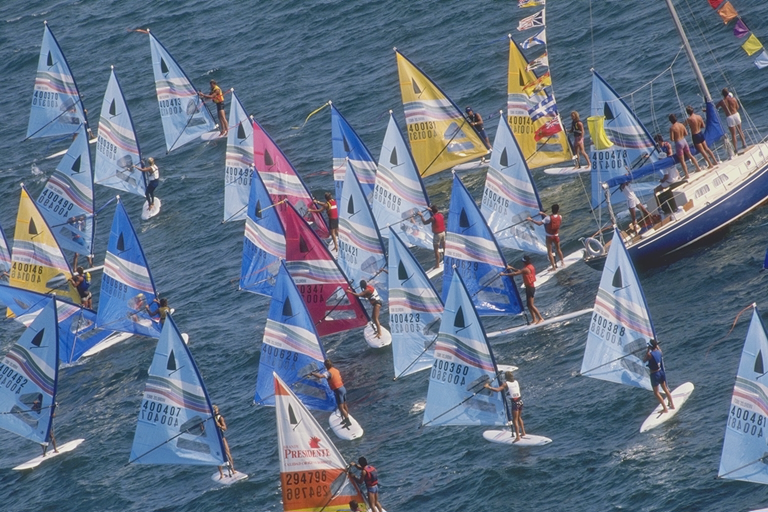
%> input picture IVC_labs_starting_point/data/images/sail.tif, 768 x 512 px
$ octave main.m   (GNU Octave 9; MATLAB toolbox functions it lacks are replaced by stand-ins)
%> lines starting %> are read from the running program, lines starting %| are printed output that depends on the picture
### IVC_labs_starting_point/encode.m
%--------------------------------------------------------------
%
%
%
%           %%%    %%%       %%%      %%%%%%%%
%           %%%    %%%      %%%     %%%%%%%%%
%           %%%    %%%     %%%    %%%%
%           %%%    %%%    %%%    %%%
%           %%%    %%%   %%%    %%%
%           %%%    %%%  %%%    %%%
%           %%%    %%% %%%    %%%
%           %%%    %%%%%%    %%%
%           %%%    %%%%%     %%%
%           %%%    %%%%       %%%%%%%%%%%%
%           %%%    %%%          %%%%%%%%%   ENCODE.M
%
%
% organises the encoding process of the image
%
% input:        number of actual ParameterSet to use
%
% returnvalue:  success          - 0: some error occured
%                                - 1: bitstream written
%
% Course:       Image and Video Compression
%               Prof. Eckehard Steinbach
%
% Author:       Dipl.-Ing. Ingo Bauermann
%               02.01.2003 (created)
%               15.03.2004 (easier structure implemented)
%
%-----------------------------------------------------------------------------------

function [ success ] = encode( akSet )
%> called with akSet = 1

load data/config.mat            % load offline parameters

input_image_filename       = ParameterStruct( akSet ).input_image_filename;        % get filename for actual image (frame) to be compressed
intermediate_resolution    = ParameterStruct( akSet ).intermediate_resolution;     % get resolution of the compressed representation
intermediate_colorformat   = ParameterStruct( akSet ).intermediate_colorformat;    % get colorformat of the compressed representation
compression_type           = ParameterStruct( akSet ).compression_type;            % compression scheme to use
output_stream_filename     = ParameterStruct( akSet ).output_stream_filename;      % filename of the compressed representation
verb                       = ParameterStruct( akSet ).verbose;                     % show debugging information or not
reserved1                  = ParameterStruct( akSet ).reserved1;                   % reserved
reserved2                  = ParameterStruct( akSet ).reserved2;                   % reserved

path(path,'encoder')            % make the encoder-functions visible to matlab
path(path,'decoder')            % make the encoder-functions visible to matlab
path(path,'analysis')           % make the encoder-functions visible to matlab

%---------------------------------
% read image
%---------------------------------

if( verb ) fprintf('\n\n-----------------------------------\n- ENCODING\n\nReading image...\n'); end;          % show message if verbose mode is on
ORIGINAL_image = double( imread( input_image_filename ) ) / 256;                   % read the image (scale 0..1)
[ height width dimensions ] = size( ORIGINAL_image );                             % get image dimensions (visible throughout this function)

if( dimensions == 1 )                                                       % grayscale -> convert to RGB
    if( verb ) fprintf('Converting to RGB...\n');end;
    RGB_image( :, :, 2 ) = ORIGINAL_image( :, :, 1 );
    RGB_image( :, :, 3 ) = ORIGINAL_image( :, :, 1 );
else
    RGB_image = ORIGINAL_image;
end

%---------------------------------
% convert to intermediate resolution
%---------------------------------

switch ( intermediate_resolution )      % resize the image
    case ( ID_same )                    % resolution stays the same
        % nothing to do here

    %-----------------------------------------
    % ADD new intermediate resolutions here
    %-----------------------------------------

    otherwise                                                  % error
        disp('image resolution not valid - exiting');          % put out error message
        success = 0;                                           % indicate an error to the calling function
        return;                                                % return
end;


%---------------------------------
% convert to output colorformat
%---------------------------------

switch ( intermediate_colorformat )                           % perform conversion on input image
    case ( ID_grayscale )                                     % image is converted to grayscale
        if( verb ) disp('Converting to grayscale...'); end;
        CT_image = RGB2GRAYscale( RGB_image );                % convert to RGB-grayscale (still in 3-Component format)

    case ( ID_RGB )                                           % image is converted to RGB mode for further processing
        CT_image = RGB_image;                                 % just copy RGB to RGB


    %------------------------
    % ADD new formats here
    %------------------------


    otherwise                                                       % error
        disp('Input-colorformat not valid - exiting');              % put out error message
        success = 0;                                                % indicate an error to the calling function
        return;                                                     % return
end;

%-----------------------------------
% compress image (build bytestream)
%-----------------------------------

if( intermediate_colorformat == ID_grayscale )                             % check if this is a grayscale image
    switch lower( compression_type )                                 % test for compression type
        case ( ID_nocompression )                                   % if no compression should be applied -> nothing has to be done
            if( verb ) disp('Converting image to bytestream (uncompressed)...');end;
            bytestream = uint8( floor( CT_image( : ) * 256.0 ) );  % except for converting the whole image to a binary format

        case ( ID_omit )
            bytestream = [];                                        % nothing to store

        otherwise                                                   % if an error occurs -> bail out
            disp('Not implemented:');
            disp( compressiontype );
            success = 0;
            return;
    end;
else
    switch ( compression_type )                                      % test for compression type
        case ( ID_nocompression )                                   % no compression has to be performed
            if( verb ) disp('Converting image to bytestream (uncompressed)...');end;
            bytestream = uint8( round( CT_image( : ) * 256.0 ) );  % except for converting the whole image to a binary format

        case ( ID_omit )
            bytestream = [];                                        % nothing to store


        %--------------------------------
        % Add compression schemes here
        %--------------------------------


      otherwise                                                     % if an compression type is not implemented yet
            disp('Not implemented:');
            disp( compressiontype );
            success = 0;
            return;
    end;
end;

%----------------------------------
% write bitstream
%----------------------------------

[ height width dim ] = size ( CT_image );                          % get dimensions of compressed image
if(~writeBitstream( output_stream_filename, height, width, compression_type, intermediate_colorformat, reserved1, reserved2, bytestream, verb ) ) % write the header and data
    disp('Could not write output!');
    success = 0;
    return;
end;

%----------------------------------
% return to caller
%----------------------------------

success = 1;
return ; % return success

### IVC_labs_starting_point/encoder/RGB2GRAYscale.m
%--------------------------------------------------------------
%
%
%
%           %%%    %%%       %%%      %%%%%%%%
%           %%%    %%%      %%%     %%%%%%%%%
%           %%%    %%%     %%%    %%%%
%           %%%    %%%    %%%    %%%
%           %%%    %%%   %%%    %%%
%           %%%    %%%  %%%    %%%
%           %%%    %%% %%%    %%%
%           %%%    %%%%%%    %%%
%           %%%    %%%%%     %%%
%           %%%    %%%%       %%%%%%%%%%%%
%           %%%    %%%          %%%%%%%%%   RESIZEIMAGE.M
%
%
% performs an RGB to grayscale transformation on the image
%
% input:       imageRGB     - input image in RGB format
%
% output:      iimageGRAY) is the luminace component as a 2D matrix
%
%
% Course:      Image and Video Compression
%              Prof. Eckehard Steinbach
%
% Author:      Dipl.-Ing. Ingo Bauermann
%              02.01.2003 (created)
%
%-----------------------------------------------------------------------------------

function [imageGRAY] = RGB2GRAYscale(imageRGB)

imageGRAY=.2125*imageRGB(:,:,1)+.7154*imageRGB(:,:,2)+.0721*imageRGB(:,:,3);    % perform RGB to grayscale conversion
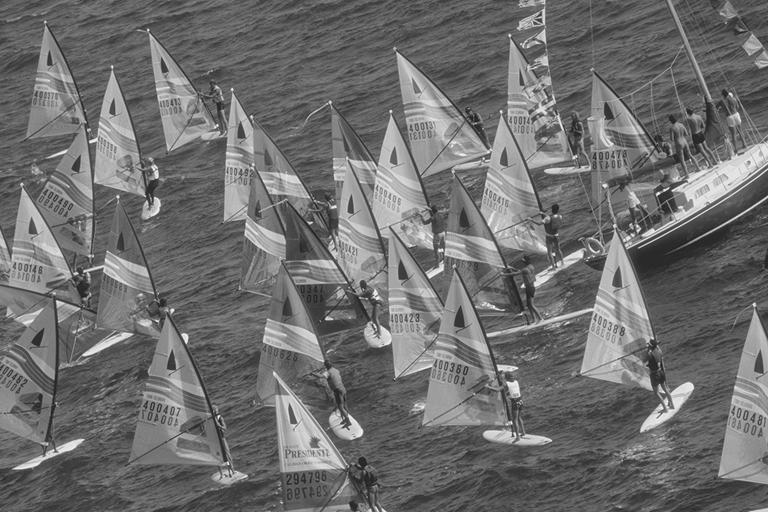
%> imageGRAY: size 512x768 double; min 0.116, max 0.961, mean 0.435
return;                                                                         % return to caller

### IVC_labs_starting_point/encoder/writeBitstream.m
%--------------------------------------------------------------
%
%
%
%           %%%    %%%       %%%      %%%%%%%%
%           %%%    %%%      %%%     %%%%%%%%%
%           %%%    %%%     %%%    %%%%
%           %%%    %%%    %%%    %%%
%           %%%    %%%   %%%    %%%
%           %%%    %%%  %%%    %%%
%           %%%    %%% %%%    %%%
%           %%%    %%%%%%    %%%
%           %%%    %%%%%     %%%
%           %%%    %%%%       %%%%%%%%%%%%
%           %%%    %%%          %%%%%%%%%   WRITEBYTESTREAM.M
%
%
%
% writes the header and datachunk to a file
%
% input:        outputfilename    - full path and name of the compressed file
%               height            - height of the image (or the representation)
%               width             - width of the iamge or the representation
%               compressiontype   - compression type
%               outputcolorformat - colorformat the image is actually in (to convert to RGB)
%               reserved1         - reserved variable (LLoyd-Max-Initialization,...)
%               reserved2         - reserved variable 2
%               bytestream        - contains the actually encoded image
%               verb              - if =0 no output messages are written
%
%
% returnvalue:  success          - 0: some error occured
%                                - 1: bitstream written
%
%
% Course:       Image and Video Compression
%               Prof. Eckehard Steinbach
%
% Author:       Dipl.-Ing. Ingo Bauermann
%               02.01.2003 (created)
%
%-----------------------------------------------------------------------------------

function [success] = writeBitstream( outputfilename, height, width, compressiontype, outputcolorformat, reserved1, reserved2, bytestream, verb )
%> called with outputfilename = 'data/compressed/sail.ivc', height = 512, width = 768, compressiontype = 0, outputcolorformat = 0, reserved1 = 0, reserved2 = 0, verb = 1

% load config file
load data/config.mat


% open file and check if everything's OK
fid = fopen(outputfilename,'w');                                 % open output file
if(fid<0)                                                        % file couldn't be opened
    disp('Couldn`t open output file !!!')
    success=0;
    return;                                                      % return with error indicated
end

count = fprintf(fid,'%s','IVCL');                                % write magic

% change this value if header is modified
count = count + 2*fwrite(fid,uint16(20),'uint16');               % headersize

count = count + fwrite(fid,uint8(compressiontype),'uchar');      % write compressiontype
count = count + fwrite(fid,uint8(outputcolorformat),'uchar');    % write colorformat of the encoded image

count = count + 2*fwrite(fid,uint16(height),'uint16');     % write height
count = count + 2*fwrite(fid,uint16(width),'uint16');      % write width

count = count + 4*fwrite(fid,reserved1,'float32');         % write reserved1
count = count + 4*fwrite(fid,reserved2,'float32');         % write reserved2
% TODO: add parameters here


headersize=count;

if(verb) fprintf('\nbytes written to "%s":\nHeader : %d',outputfilename,count);end;
%| bytes written to "data/compressed/sail.ivc":
%| Header : 20

count = count + fwrite(fid,bytestream,'uchar');        % write reserved1 (for later use)
%> count = 393236

if(verb) fprintf('\nData   : %d',count-headersize);
%| Data   : 393216
         fprintf('\nFile   : %d\n',count);
%| File   : 393236
end;

fclose(fid);            % close file

success=1;
return;                 % return with success

### IVC_labs_starting_point/analysis/resizeImage.m
%--------------------------------------------------------------
%
%
%
%           %%%    %%%       %%%      %%%%%%%%
%           %%%    %%%      %%%     %%%%%%%%%
%           %%%    %%%     %%%    %%%%
%           %%%    %%%    %%%    %%%
%           %%%    %%%   %%%    %%%
%           %%%    %%%  %%%    %%%
%           %%%    %%% %%%    %%%
%           %%%    %%%%%%    %%%
%           %%%    %%%%%     %%%
%           %%%    %%%%       %%%%%%%%%%%%
%           %%%    %%%          %%%%%%%%%   RESIZEIMAGE.M
%
%
% resizes an image to an arbitrary spatial resolution
%
%
% input:        inputimage      - the image to be resized
%               to_height       - height after resizing
%               to_width        - width after resizing
%
% Course:       Image and Video Compression
%               Prof. Eckehard Steinbach
%
% Author:       Dipl.-Ing. Ingo Bauermann
%               02.01.2003 (created)
%
%-----------------------------------------------------------------------------------

function [imageRES] = resizeImage(inputimage, to_height, to_width)
%> called with to_height = 512, to_width = 768

[from_height from_width dimensions] = size(inputimage);             % get old dimensions

imageRES(:,:,1) = resample(resample(inputimage(:,:,1),to_height,from_height,3)',to_width,from_width,3)';
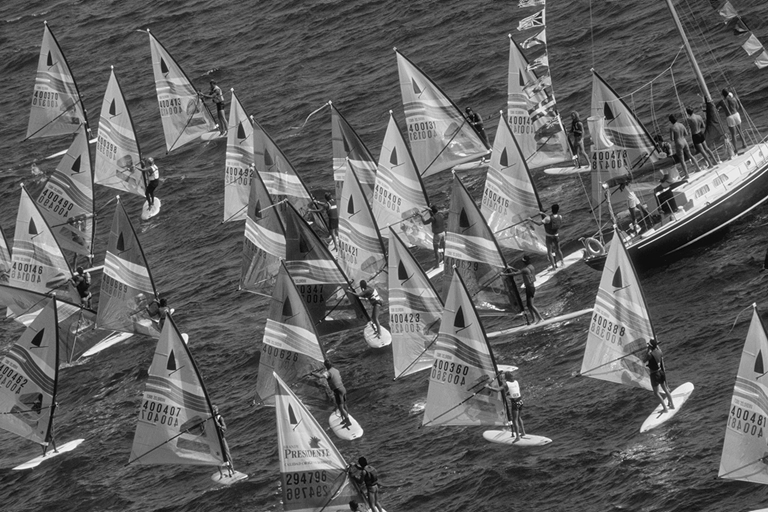
%> imageRES: size 512x768 double; min 1.02, max 8.61, mean 3.9; drawn with min black and max white
imageRES(:,:,2) = resample(resample(inputimage(:,:,2),to_height,from_height,3)',to_width,from_width,3)';
imageRES(:,:,3) = resample(resample(inputimage(:,:,3),to_height,from_height,3)',to_width,from_width,3)';
%> imageRES: size 512x768x3 double

imageRES = max(min(imageRES,1),0);
%> imageRES: size 512x768x3 double; every value is 1
%> (the rest of the program and of its run is left out)
